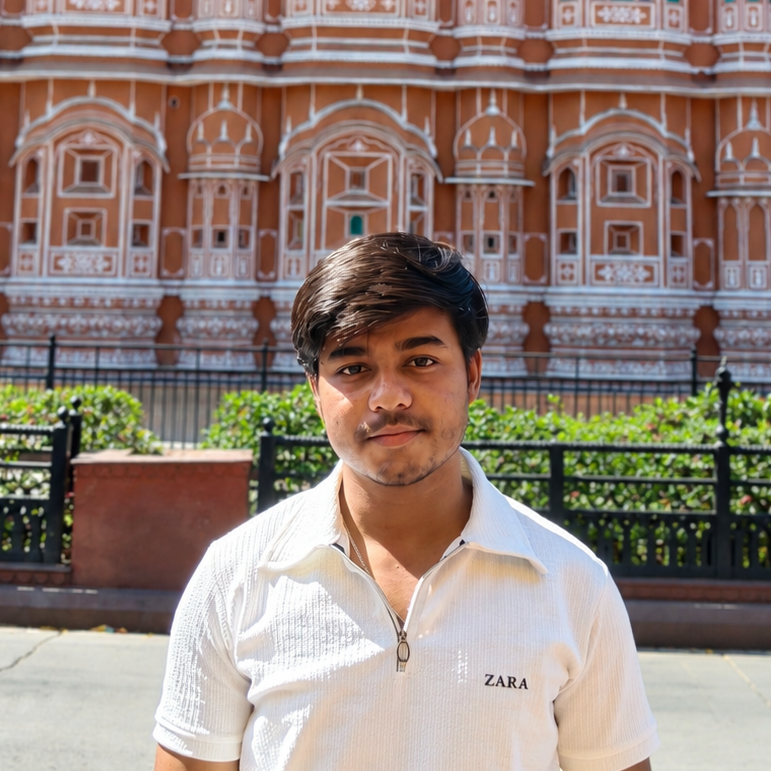
#> input picture source-photo.jpg, 771 x 771 px
$ python prep_photo.py
#> lines starting #> are read from the running program, lines starting #| are printed output that depends on the picture
import os
import sys
import cv2
import numpy as np
from PIL import Image
from rembg import remove

HERE = os.path.dirname(os.path.abspath(__file__))
INP = sys.argv[1] if len(sys.argv) > 1 else os.path.join(HERE, "..", "source-photo.jpg")
OUT = sys.argv[2] if len(sys.argv) > 2 else os.path.join(HERE, "..", "source-prepped.png")

img = Image.open(INP).convert("RGBA")
#> img is the input picture: PIL image 771x771 RGBA; mean R, G, B, A 145.9, 129.2, 120.6, 255

w, h = img.size
#> w = 771; h = 771

crop = (
    int(w * 0.24),
    int(h * 0.22),
    int(w * 0.76),
    int(h * 0.88)
)
#> crop = (185, 169, 585, 678)

img = img.crop(crop)
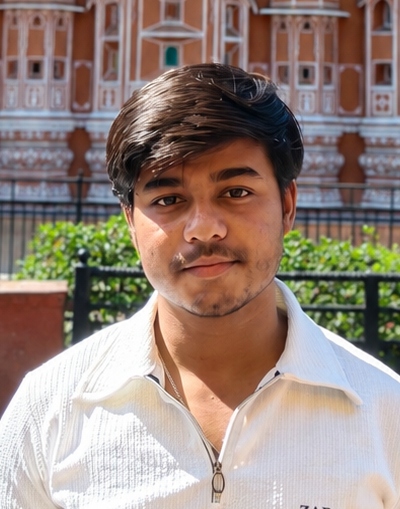
#> img: PIL image 400x509 RGBA; mean R, G, B, A 150, 132.9, 123.7, 255

#> (the run stopped early here; a loop or call above may not have finished)
